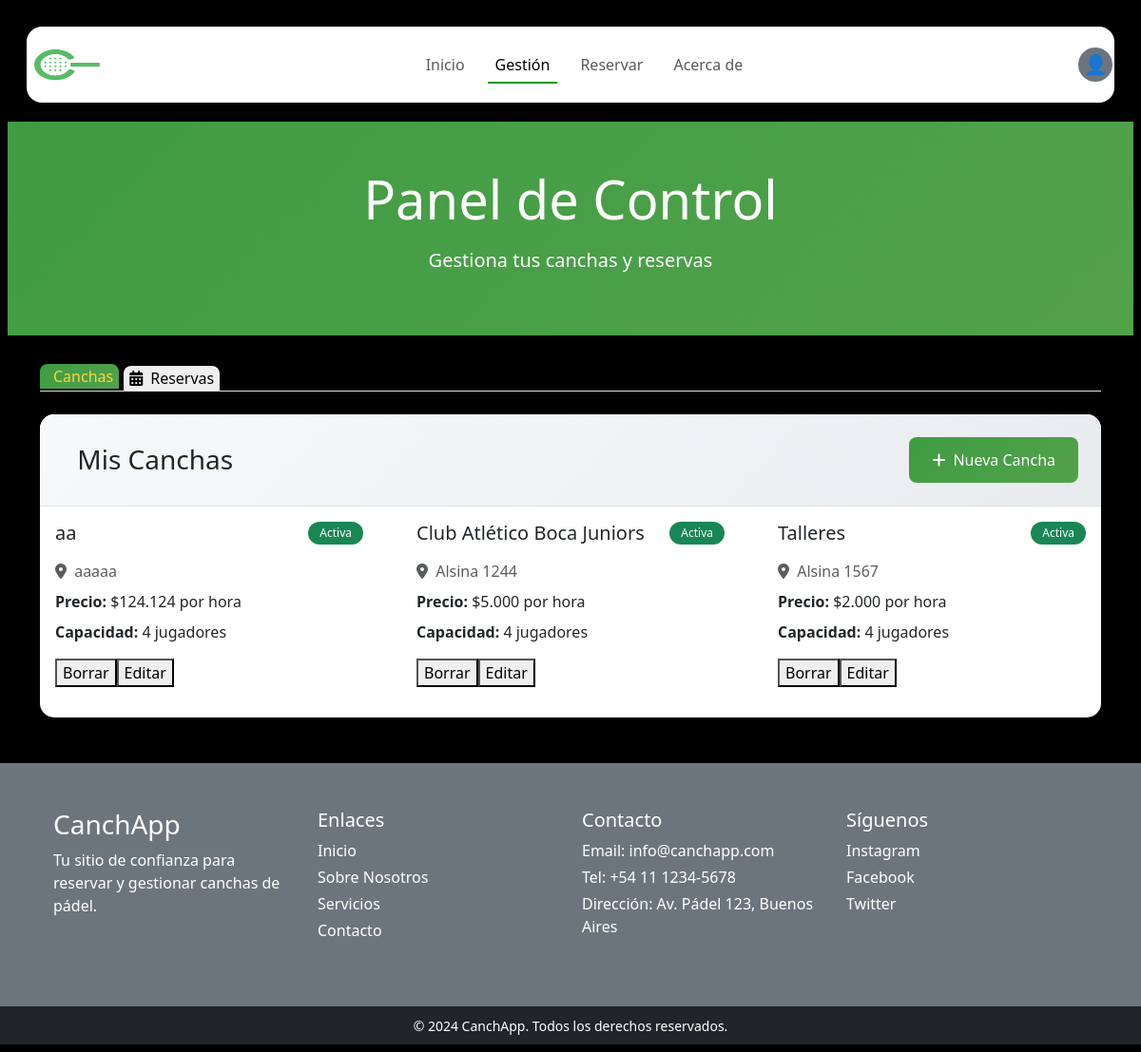
Page /gestion.php?estado=cancelada (signed in) on the committed database.
### tables this page shows
CREATE TABLE `cancha` (
  `id_cancha` int(11) NOT NULL,
  `id_duenio` int(11) NOT NULL,
  `nombre` varchar(120) NOT NULL,
  `lugar` varchar(120) NOT NULL,
  `foto` varchar(255) NOT NULL,
  `bio` text NOT NULL,
  `verificado` tinyint(1) NOT NULL,
  `valoracion` int(10) NOT NULL,
  `precio` int(11) NOT NULL
);

### gestion.php (the view, shortened to what this page needs)
<?php
require_once 'conexiones/conDB.php';
$nombre = $_SESSION['nombre'] ?? null;
$foto = $_SESSION['foto'] ?? null;
$id_duenio = $_SESSION['id'];
try {
    $stmt = $pdo->prepare("
        SELECT
            c.*,
            COUNT(v.id_valoracion) as total_valoraciones,
            AVG(v.valor) as promedio_valoraciones,
            ROUND(AVG(v.valor), 1) as promedio_redondeado
        FROM cancha c
        LEFT JOIN valoracion v ON c.id_cancha = v.id_cancha
        WHERE c.id_duenio = ?
        GROUP BY c.id_cancha
        ORDER BY c.nombre
    ");
    $stmt->execute([$id_duenio]);
    $miscanchas = $stmt->fetchAll(PDO::FETCH_ASSOC);
} catch (PDOException $e) {
    $error = "Error al cargar canchas: " . $e->getMessage();
    $miscanchas = [];
}
?>
<!DOCTYPE html>
<html lang="es">
<head>
    <link rel="stylesheet" href="style.css">
    <link href="https://cdn.jsdelivr.net/npm/bootstrap@5.3.0/dist/css/bootstrap.min.css" rel="stylesheet">
    <link href="https://cdnjs.cloudflare.com/ajax/libs/font-awesome/6.4.0/css/all.min.css" rel="stylesheet">
</head>
<body>
    <div class="container-fluid p-2 main-container">
        <div class="row" id="navbar">
            <div class="col-12">
                <nav class="navbar navbar-expand-lg">
                    <a class="navbar-brand me-auto" href="#">
                        <img src="image/icon.png" alt="Logo" width="85" height="60"
                            class="d-inline-block align-text-top">
                    </a>
                    <div class="offcanvas offcanvas-end" tabindex="-1" id="offcanvasNavbar"
                        aria-labelledby="offcanvasNavbarLabel">
                        <div class="offcanvas-body">
                            <ul class="navbar-nav justify-content-center flex-grow-1 pe-3">
                                <li class="nav-item">
                                    <a class="nav-link mx-lg-2" href="index.php">Inicio</a>
                                </li>
                                <li class="nav-item">
                                    <a class="nav-link mx-lg-2 active" aria-current="page">Gestión</a>
                                </li>
                                <li class="nav-item">
                                    <a class="nav-link mx-lg-2" href="buscador.php">Reservar</a>
                                </li>
                                <li class="nav-item">
                                    <a class="nav-link mx-lg-2" href="acerca-de.php">Acerca de</a>
                                </li>
                            </ul>
                        </div>
                    </div>
                    <?php if ($nombre): ?>
                        <div class="dropdown">
                            <button class="btn p-0 border-0" type="button" data-bs-toggle="dropdown" aria-expanded="false">
                                <?php if (!empty($foto)): ?>
                                    <img src="uploads/usuarios/<?= htmlspecialchars($foto) ?>"
                                        alt="Foto de perfil de <?= htmlspecialchars($nombre) ?>"
                                        class="rounded-circle border border-2 border-white" width="40" height="40"
                                        style="object-fit: cover;">
                                <?php else: ?>
                                    <div class="rounded-circle border border-2 border-white d-flex align-items-center justify-content-center bg-secondary text-white"
                                        style="width: 40px; height: 40px; font-size: 20px;">
                                        👤
                                    </div>
                                <?php endif; ?>
                            </button>
                        </div>
                    <?php else: ?>
                        <a href="inicioses.php" class="login-button btn btn-primary">Login</a>
                    <?php endif; ?>
                </nav>
            </div>
        </div>
        <div class="hero-section">
            <div class="container">
                <div class="text-center">
                    <h1 class="display-4 mb-3">Panel de Control</h1>
                    <p class="lead">Gestiona tus canchas y reservas</p>
                </div>
            </div>
        </div>
        <div class="container">
            <ul class="nav nav-tabs mb-4" id="managementTabs" role="tablist">
                <li class="nav-item" role="presentation">
                    <button class="nav-link-2 active" id="courts-tab" data-bs-toggle="tab" data-bs-target="#courts"
                        type="button" role="tab">
                        <i class="fas fa-tennis-ball me-2"></i>Canchas
                    </button>
                </li>
                <li class="nav-item" role="presentation">
                    <button class="nav-link-2" id="bookings-tab" data-bs-toggle="tab" data-bs-target="#bookings"
                        type="button" role="tab">
                        <i class="fas fa-calendar-alt me-2"></i>Reservas
                    </button>
                </li>
            </ul>
            <div class="tab-content" id="managementTabsContent">
                <div class="tab-pane fade show active" id="courts" role="tabpanel">
                    <div class="section-card">
                        <div class="section-header">
                            <div class="d-flex justify-content-between align-items-center">
                                <h3 class="mb-0">
                                    Mis Canchas
                                </h3>
                                <div>
                                    <a href="crear_cancha.php" class="btn btn-primary">
                                        <i class="fas fa-plus me-2"></i>Nueva Cancha
                                    </a>
                                </div>
                            </div>
                        </div>
                        <div class="card-body">
                            <?php if (!empty($miscanchas)): ?>
                                <div class="row">
                                    <?php foreach ($miscanchas as $cancha): ?>
                                        <div class="col-md-4 mb-3">
                                            <div class="card cancha-card h-100">
                                                <div class="card-body">
                                                    <div class="d-flex justify-content-between align-items-start mb-2">
                                                        <h5 class="card-title"><?= htmlspecialchars($cancha['nombre']) ?></h5>
                                                        <span class="badge bg-success status-badge">Activa</span>
                                                    </div>
                                                    <p class="card-text text-muted mb-2">
                                                        <i class="fas fa-map-marker-alt me-1"></i>
                                                        <?= htmlspecialchars($cancha['lugar']) ?>
                                                    </p>
                                                    <p class="card-text mb-2">
                                                        <strong>Precio:</strong>
                                                        $<?= number_format($cancha['precio'], 0, ',', '.') ?> por hora
                                                    </p>
                                                    <p class="card-text mb-3">
                                                        <strong>Capacidad:</strong> 4 jugadores
                                                    </p>
                                                    <div class="btn-group w-100">
                                                        <form method="post" action="eliminar_cancha.php" style="display:inline;"
                                                            onsubmit="return confirm('¿Seguro que querés eliminar esta cancha?');">
                                                            <button type="submit">Borrar</button>
                                                        </form>
                                                        <button onclick="abrirModal(
                        '<?= $cancha['id_cancha'] ?>',
                        '<?= htmlspecialchars($cancha['nombre']) ?>',
                        '<?= htmlspecialchars($cancha['lugar']) ?>',
                        '<?= htmlspecialchars($cancha['bio']) ?>',
                        '<?= htmlspecialchars($cancha['precio']) ?>',
                        '<?= htmlspecialchars($cancha['foto']) ?>'
                        )">Editar</button>
                                                    </div>
                                                </div>
                                            </div>
                                        </div>
                                    <?php endforeach; ?>
                                </div>
                            <?php endif; ?>
                        </div>
                    </div>
                </div>
            </div>
        </div>
        <footer class="mt-5">
            <div class="row p-5 bg-secondary text-white">
                <div class="col-xs-12 col-md-6 col-lg-3 mb-3">
                    <h3 class="mb-2">CanchApp</h3>
                    <p>Tu sitio de confianza para reservar y gestionar canchas de pádel.</p>
                </div>
                <div class="col-xs-12 col-md-6 col-lg-3 mb-3">
                    <h5 class="mb-2">Enlaces</h5>
                    <a href="#" class="d-block text-white text-decoration-none mb-1">Inicio</a>
                    <a href="#" class="d-block text-white text-decoration-none mb-1">Sobre Nosotros</a>
                    <a href="#" class="d-block text-white text-decoration-none mb-1">Servicios</a>
                    <a href="#" class="d-block text-white text-decoration-none mb-1">Contacto</a>
                </div>
                <div class="col-xs-12 col-md-6 col-lg-3 mb-3">
                    <h5 class="mb-2">Contacto</h5>
                    <p class="mb-1">Email: info@canchapp.com</p>
                    <p class="mb-1">Tel: +54 11 1234-5678</p>
                    <p class="mb-1">Dirección: Av. Pádel 123, Buenos Aires</p>
                </div>
                <div class="col-xs-12 col-md-6 col-lg-3 mb-3">
                    <h5 class="mb-2">Síguenos</h5>
                    <a href="#" class="d-block text-white text-decoration-none mb-1">Instagram</a>
                    <a href="#" class="d-block text-white text-decoration-none mb-1">Facebook</a>
                    <a href="#" class="d-block text-white text-decoration-none mb-1">Twitter</a>
                </div>
            </div>
            <div class="row bg-dark text-white text-center py-2">
                <div class="col-12">
                    <small>&copy; 2024 CanchApp. Todos los derechos reservados.</small>
                </div>
            </div>
        </footer>
    </div>
</body>
</html>

### style.css (style rules this page uses)
.navbar { background-color: white; height: 80px; margin: 20px; border-radius: 16px; padding: 0.5rem; }
.navbar-brand { font-size: 24px; font-weight: 500; color: #009907; transition: 0.3s color; }
.nav-link { color: #666777; font-weight: 500; position: relative; }
.nav-link:hover, .nav-link.active { color: #000; }
@media (min-width: 991px) { .nav-link::before { content: ""; position: absolute; bottom: 0; left: 50%; transform: translateX(-50%); width: 0; height: 2px; background-color: #009907; visibility: hidden; transition: 0.3s ease-in-out; } }
@media (min-width: 991px) { .nav-link:hover::before, .nav-link.active::before { width: 100%; visibility: visible; } }
body { background-color: #000; overflow-x: hidden; }
html, body { overscroll-behavior-y: none; overscroll-behavior-x: none; }
.btn-primary { background: linear-gradient(135deg, #009907, #007a05); border: none; font-weight: 600; transition: transform 0.3s ease; }
.card { transition: transform 0.3s ease, box-shadow 0.3s ease; }
.btn { transition: all 0.3s ease; }

### gestion.php (style rules this page uses)
body { background-color: #000000ff; }
.main-container { min-height: 100vh; }
.nav-link-2 { color: black !important; font-weight: 500; transition: all 0.3s ease; }
.nav-link-2:hover, .nav-link-2.active { color: #ffd43b !important; transform: translateY(-2px); }
.hero-section { background: linear-gradient(135deg, #3f9c43ff 0%, #52a24bff 100%); color: white; padding: 3rem 0; margin-bottom: 2rem; }
.section-card { background: white; border-radius: 15px; box-shadow: 0 4px 15px rgba(0, 0, 0, 0.1); border: none; margin-bottom: 2rem; }
.section-header { background: linear-gradient(135deg, #f8f9fa, #e9ecef); border-radius: 15px 15px 0 0; padding: 1.5rem; border-bottom: 1px solid #dee2e6; }
.btn-primary { background: linear-gradient(135deg, #3f9c43ff, #52a24bff); border: none; padding: 0.75rem 1.5rem; border-radius: 8px; font-weight: 500; transition: all 0.3s ease; }
.badge { padding: 0.5rem 0.75rem; border-radius: 20px; font-weight: 500; }
.cancha-card { transition: transform 0.3s ease; border: none; border-radius: 15px; overflow: hidden; }
.status-badge { font-size: 0.75rem; padding: 0.375rem 0.75rem; }
.nav-tabs .nav-link-2 { color: #495057; border: none; border-radius: 8px 8px 0 0; margin-right: 5px; }
.nav-tabs .nav-link-2.active { background: linear-gradient(135deg, #3f9c43ff, #52a24bff); color: white; border: none; }

### rows in the picture
cancha: nombre "aa", lugar "aaaaa", precio "124.124"
cancha: nombre "Club Atlético Boca Juniors", lugar "Alsina 1244", precio "5.000"
cancha: nombre "Talleres", lugar "Alsina 1567", precio "2.000"
